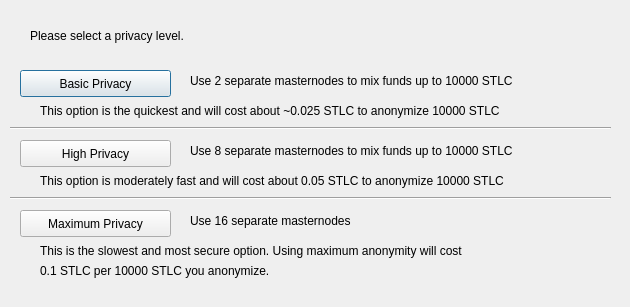
<?xml version="1.0" encoding="UTF-8"?>
<ui version="4.0">
 <class>ObfuscationConfig</class>
 <widget class="QDialog" name="ObfuscationConfig">
  <property name="geometry">
   <rect>
    <x>0</x>
    <y>0</y>
    <width>630</width>
    <height>307</height>
   </rect>
  </property>
  <property name="windowTitle">
   <string>Configure Obfuscation</string>
  </property>
  <widget class="QPushButton" name="buttonBasic">
   <property name="geometry">
    <rect>
     <x>20</x>
     <y>70</y>
     <width>151</width>
     <height>27</height>
    </rect>
   </property>
   <property name="text">
    <string>Basic Privacy</string>
   </property>
  </widget>
  <widget class="QPushButton" name="buttonHigh">
   <property name="geometry">
    <rect>
     <x>20</x>
     <y>140</y>
     <width>151</width>
     <height>27</height>
    </rect>
   </property>
   <property name="text">
    <string>High Privacy</string>
   </property>
  </widget>
  <widget class="QPushButton" name="buttonMax">
   <property name="geometry">
    <rect>
     <x>20</x>
     <y>210</y>
     <width>151</width>
     <height>27</height>
    </rect>
   </property>
   <property name="text">
    <string>Maximum Privacy</string>
   </property>
  </widget>
  <widget class="QLabel" name="label">
   <property name="geometry">
    <rect>
     <x>30</x>
     <y>20</y>
     <width>571</width>
     <height>31</height>
    </rect>
   </property>
   <property name="text">
    <string>Please select a privacy level.</string>
   </property>
  </widget>
  <widget class="QLabel" name="label_2">
   <property name="geometry">
    <rect>
     <x>190</x>
     <y>70</y>
     <width>421</width>
     <height>21</height>
    </rect>
   </property>
   <property name="text">
    <string>Use 2 separate masternodes to mix funds up to 10000 STLC</string>
   </property>
  </widget>
  <widget class="QLabel" name="label_3">
   <property name="geometry">
    <rect>
     <x>190</x>
     <y>140</y>
     <width>411</width>
     <height>21</height>
    </rect>
   </property>
   <property name="text">
    <string>Use 8 separate masternodes to mix funds up to 10000 STLC</string>
   </property>
  </widget>
  <widget class="QLabel" name="label_4">
   <property name="geometry">
    <rect>
     <x>190</x>
     <y>210</y>
     <width>421</width>
     <height>21</height>
    </rect>
   </property>
   <property name="text">
    <string>Use 16 separate masternodes</string>
   </property>
  </widget>
  <widget class="QLabel" name="label_6">
   <property name="geometry">
    <rect>
     <x>40</x>
     <y>100</y>
     <width>561</width>
     <height>21</height>
    </rect>
   </property>
   <property name="text">
    <string>This option is the quickest and will cost about ~0.025 STLC to anonymize 10000 STLC</string>
   </property>
  </widget>
  <widget class="QLabel" name="label_7">
   <property name="geometry">
    <rect>
     <x>40</x>
     <y>170</y>
     <width>561</width>
     <height>21</height>
    </rect>
   </property>
   <property name="text">
    <string>This option is moderately fast and will cost about 0.05 STLC to anonymize 10000 STLC</string>
   </property>
  </widget>
  <widget class="QLabel" name="label_8">
   <property name="geometry">
    <rect>
     <x>40</x>
     <y>240</y>
     <width>561</width>
     <height>21</height>
    </rect>
   </property>
   <property name="text">
    <string>This is the slowest and most secure option. Using maximum anonymity will cost</string>
   </property>
  </widget>
  <widget class="QLabel" name="label_9">
   <property name="geometry">
    <rect>
     <x>40</x>
     <y>260</y>
     <width>561</width>
     <height>21</height>
    </rect>
   </property>
   <property name="text">
    <string>0.1 STLC per 10000 STLC you anonymize.</string>
   </property>
  </widget>
  <widget class="Line" name="line">
   <property name="geometry">
    <rect>
     <x>10</x>
     <y>120</y>
     <width>601</width>
     <height>16</height>
    </rect>
   </property>
   <property name="orientation">
    <enum>Qt::Horizontal</enum>
   </property>
  </widget>
  <widget class="Line" name="line_2">
   <property name="geometry">
    <rect>
     <x>10</x>
     <y>190</y>
     <width>601</width>
     <height>16</height>
    </rect>
   </property>
   <property name="orientation">
    <enum>Qt::Horizontal</enum>
   </property>
  </widget>
 </widget>
 <resources/>
 <connections/>
</ui>
